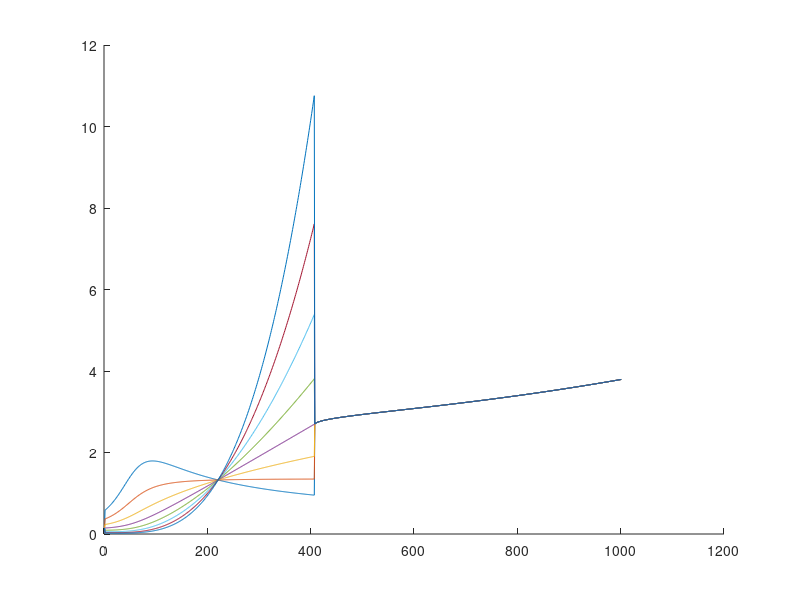

MATLAB code to generate this figure: (Note: this script raises an error after producing the figure.)
clear all
close all
n_particles = 2;
t_max = 10;
dt = 0.01;
t_durn = 0:dt:t_max;


% particle params
m = 1;
k=0.75;
damping_frac = 0.9;
R = 10;

%
diff_coef = 3.832e-10;
atomic_vol = 1.18e-7;
surface_energy = 2.5*0.01;
dihedral_angle = 146*(pi/180); % radians
density = 8920;
kT = 1.38e-23*1e3;

% initial vals
x = zeros(n_particles,length(t_durn));
y = zeros(n_particles,length(t_durn));

vx = zeros(n_particles,length(t_durn));
vy = zeros(n_particles,length(t_durn));

vrn_vec = zeros(1,length(t_durn));

force_e_x = zeros(1,length(t_durn));
force_e_y = zeros(1,length(t_durn));

force_d_x = zeros(1,length(t_durn));
force_d_y = zeros(1,length(t_durn));


force_v_x = zeros(1,length(t_durn));
force_v_y = zeros(1,length(t_durn));

force_s_x = zeros(1,length(t_durn));
force_s_y = zeros(1,length(t_durn));

force_total_x = zeros(1,length(t_durn));
force_total_y = zeros(1,length(t_durn));

a = zeros(1,length(t_durn));


forces_all_order = zeros(length(-0.5:0.5:3), length(t_durn));
e_forces_all_order = zeros(length(-0.5:0.5:3), length(t_durn));
d_forces_all_order = zeros(length(-0.5:0.5:3), length(t_durn));
v_forces_all_order = zeros(length(-0.5:0.5:3), length(t_durn));
s_forces_all_order = zeros(length(-0.5:0.5:3), length(t_durn));

all_f_arr = [];
% intialise
x(1,1) = rand;
x(2,1) = rand;

y(1,1) = rand;
y(2,1) = rand;

d = sqrt( (x(1,1) - x(2,1))^2  +  (y(1,1) - y(2,1))^2 );
if d >= 2*R
    while d > 2*R
        x(1,1) = rand;
        x(2,1) = rand;

        y(1,1) = rand;
        y(2,1) = rand;

        d = sqrt( (x(1,1) - x(2,1))^2  +  (y(1,1) - y(2,1))^2 );
    end
end

vx(1,1) = rand;
vx(2,1) = rand;

vy(1,1) = rand;
vy(2,1) = rand;
% initialize
t=2; ord = 1;
d = sqrt( (x(1,t-1) - x(2,t-1))^2  +  (y(1,t-1) - y(2,t-1))^2 );
force_e = k*(d^ord);
dx = ( x(1,t-1) - x(2,t-1) );
dy = ( y(1,t-1) - y(2,t-1) );
force_e_x(t-1) = force_e*(abs(dx)/d);
force_e_y(t-1) = force_e*(abs(dy)/d);

v1x = vx(1,t-1);
v1y = vy(1,t-1);

v2x = vx(2,t-1);
v2y = vy(2,t-1);

unit_vec = [dx, dy]./d;
v1n = v1x*unit_vec(1) + v1y*unit_vec(2);
v2n = v2x*unit_vec(1) + v2y*unit_vec(2);
vrn = v1n - v2n;
vrn_vec(t-1) = vrn;

%     force_d = damping_frac*sqrt(2*m*k)*vrn;
% according to other paper, so that penetration power can be kept at both
% terms
force_d = damping_frac*(d^ord)*sqrt(2*m*k)*vrn;
force_d_x(t-1) = force_d*(abs(dx)/d);
force_d_y(t-1) = force_d*(abs(dy)/d);

force_total_x(t-1) = force_e_x(t-1) + force_d_x(t-1);
force_total_y(t-1) = force_e_y(t-1) + force_d_y(t-1);

figure
hold on
for ord=-0.5:0.5:3

    for t=2:length(t_durn)
        d = sqrt( (x(1,t-1) - x(2,t-1))^2  +  (y(1,t-1) - y(2,t-1))^2 );

        if d < R/5
            force_e = k*(d^ord);
            dx = ( x(1,t-1) - x(2,t-1) );
            dy = ( y(1,t-1) - y(2,t-1) );
            force_e_x(t) = force_e*(abs(dx)/d);
            force_e_y(t) = force_e*(abs(dy)/d);


            v1x = vx(1,t-1);
            v1y = vy(1,t-1);

            v2x = vx(2,t-1);
            v2y = vy(2,t-1);

            unit_vec = [dx, dy]./d;
            v1n = v1x*unit_vec(1) + v1y*unit_vec(2);
            v2n = v2x*unit_vec(1) + v2y*unit_vec(2);
            vrn = v1n - v2n;
            vrn_vec(t) = vrn;
            %     force_d = damping_frac*sqrt(2*m*k)*vrn;
            % according to other paper, so that penetration power can be kept at both
            % terms
            force_d = damping_frac*(d^ord)*sqrt(2*m*k)*vrn;
            force_d_x(t) = force_d*(abs(dx)/d);
            force_d_y(t) = force_d*(abs(dy)/d);

            force_total_x(t) = force_e_x(t) + force_d_x(t);
            force_total_y(t) = force_e_y(t) + force_d_y(t);

            e_forces_all_order(ord*2 + 2,:) = sqrt( (force_e_x).^2 + (force_e_y).^2  );
            d_forces_all_order(ord*2 + 2,:) = sqrt( (force_d_x).^2 + (force_d_y).^2  );
        else % d > r/2 else
            if a(t-1) == 0
                a(t-1) = 1.5*rand;
            end

            force_v = (pi*(a(t-1)^4))/(8*((diff_coef*atomic_vol)/(kT)));
            dx = ( x(1,t-1) - x(2,t-1) );
            dy = ( y(1,t-1) - y(2,t-1) );
            force_v_x(t) = force_v*(abs(dx)/d);
            force_v_y(t) = force_v*(abs(dy)/d);


            v1x = vx(1,t-1);
            v1y = vy(1,t-1);

            v2x = vx(2,t-1);
            v2y = vy(2,t-1);

            unit_vec = [-dx, -dy]./d;
            v1n = v1x*unit_vec(1) + v1y*unit_vec(2);
            v2n = v2x*unit_vec(1) + v2y*unit_vec(2);
            vrn = v1n - v2n;
            vrn_vec(t) = vrn;
            a(t) = sqrt(a(t-1)^2 -  2*R*vrn*dt);

            force_s = pi*(surface_energy)*(4*R*( 1 - 0.5*cos(dihedral_angle/2) ) + a(t-1)*sin(dihedral_angle/2) );
            force_s_x(t) = force_s*(abs(dx)/d);
            force_s_y(t) = force_s*(abs(dy)/d);


            force_total_x(t) = force_v_x(t) + force_s_x(t);
            force_total_y(t) = force_v_y(t) + force_s_y(t);


            v_forces_all_order(ord*2 + 2,:) = sqrt( (force_v_x).^2 + (force_v_y).^2  );
            s_forces_all_order(ord*2 + 2,:) = sqrt( (force_s_x).^2 + (force_s_y).^2  );


        end % d > r/2

        for n=1:n_particles
            vx(n,t) =  vx(n,t-1)+ (  (-1^n)*(force_total_x(t))/m   )*dt;
            vy(n,t) =  vy(n,t-1) + (  (-1^n)*(force_total_y(t))/m   )*dt;
        end

        for n=1:n_particles
            x(n,t) = x(n,t-1) + vx(n,t)*dt;
            y(n,t) = y(n,t-1) + vy(n,t)*dt;
        end
    end % t
    %  plot(sqrt( (force_e_x + force_d_x).^2 + (force_e_y + force_d_y).^2  ))
    plot(sqrt( (force_total_x).^2 + (force_total_y).^2  ))
    forces_all_order(ord*2 + 2,:) = sqrt( (force_total_x).^2 + (force_total_y).^2  );

    all_f_arr = [all_f_arr; sqrt( (force_total_x).^2 + (force_total_y).^2  )];

end% end of ord
%     plot( sqrt( (x(1,:)-x(2,:)).^2 + (y(1,:)-y(2,:)).^2 ), 'LineWidth',3 )
%     plot(vrn_vec,'LineWidth',3)
yline(2)
legend([strsplit(num2str(-0.5:0.5:3))])
%     ylim([0, 5])
%     xlim([0. 5])
title('forces')
hold off

figure
imagesc(forces_all_order)
title('all forces')
colorbar()
figure
imagesc(e_forces_all_order)
title('e forces')
colorbar()
figure
imagesc(d_forces_all_order)
title('d forces')
colorbar()
figure
imagesc(v_forces_all_order)
title('v forces')
colorbar()
figure
imagesc(s_forces_all_order)
title('s forces')
colorbar()

%%
colors = [
    0, 0, 1;  % blue
    0, 1, 0;  % green
    1, 0, 0;  % red
    0, 1, 1;  % cyan
    1, 0, 1;  % magenta
    0.5, 0.5, 0.5;  % gray
    1, 0.5, 0;  % orange
    0.5, 0, 0.5;  % purple
    ];
for i = 1:8
    plot(all_f_arr(i, :), 'Color', colors(i, :), 'LineWidth', 1.5);
    hold on;
end

legend([strsplit(num2str(-0.5:0.5:3))])
xlabel('Time');
ylabel('Force');
title('Forces with different order');

hold off
